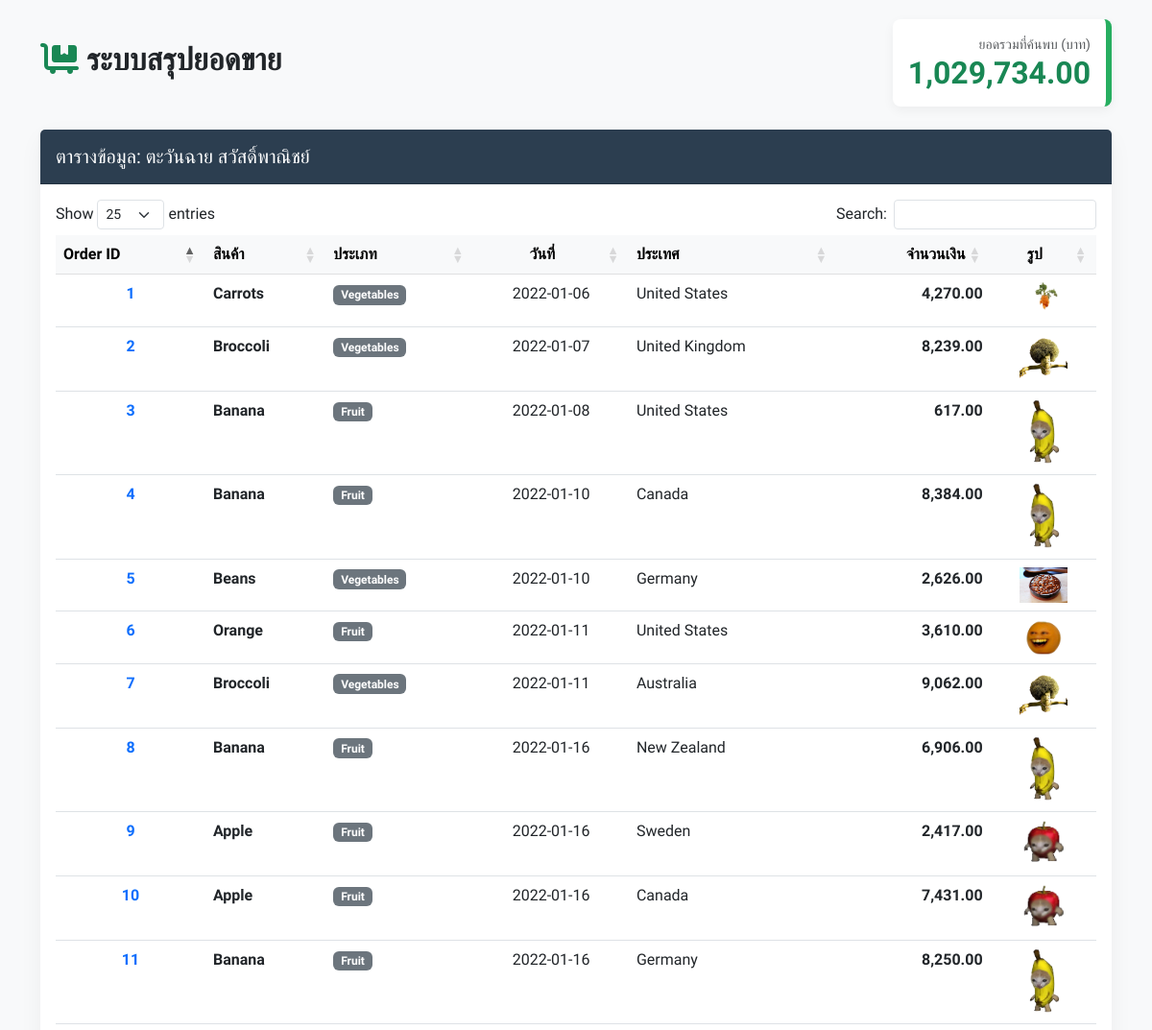
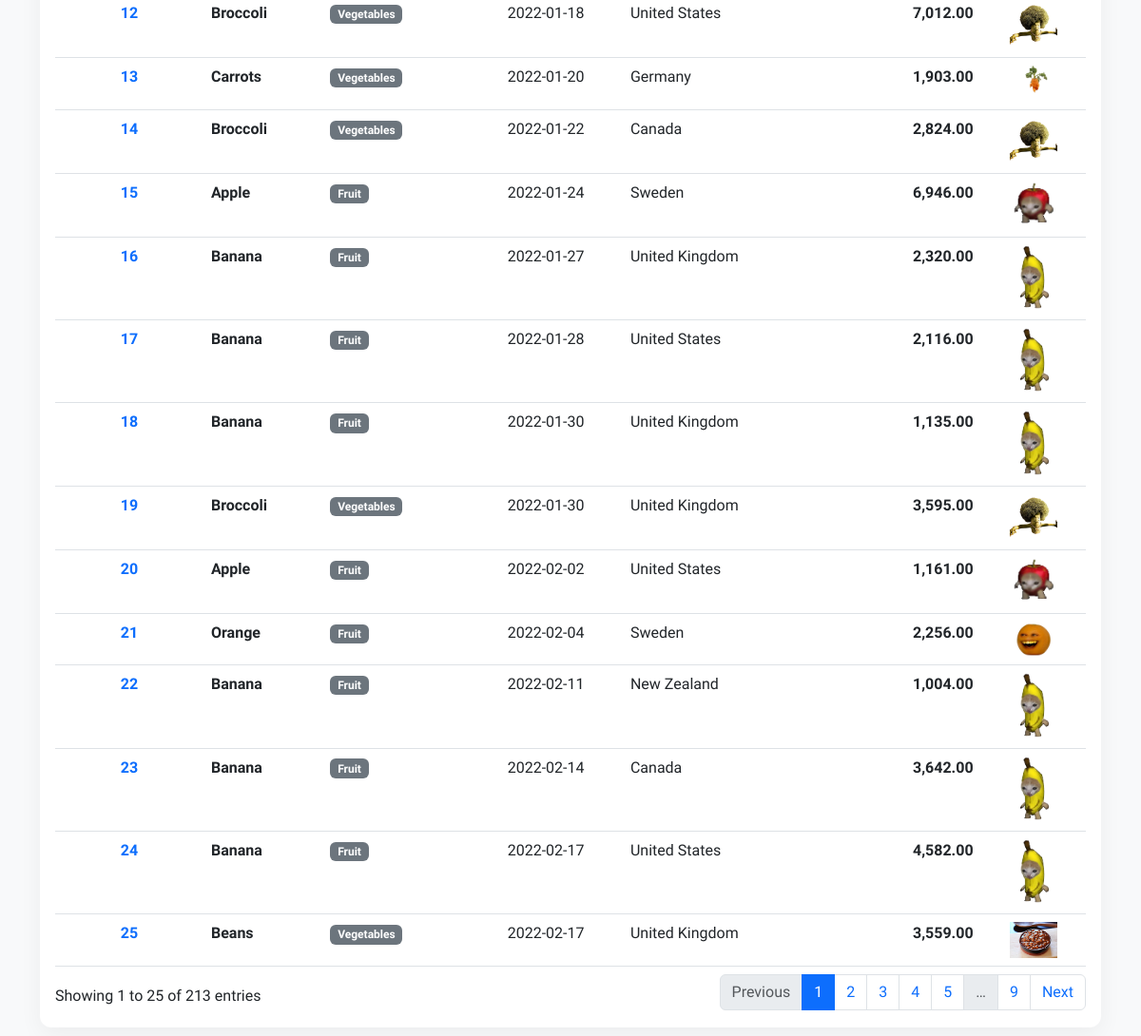
The app's page /g/c.php with its own data (2 pictures, top to bottom).
### tables this page shows
CREATE TABLE `popsupermarket` (
  `p_order_id` int(11) NOT NULL,
  `p_product_name` varchar(100) NOT NULL,
  `p_category` varchar(100) NOT NULL,
  `p_date` date NOT NULL,
  `p_country` varchar(100) NOT NULL,
  `p_amount` int(9) NOT NULL
);

### g/c.php (the view, shortened to what this page needs)
<!DOCTYPE html>
<html lang="th">
<head>
    <link href="https://cdn.jsdelivr.net/npm/bootstrap@5.3.0/dist/css/bootstrap.min.css" rel="stylesheet">
    <link href="https://cdn.datatables.net/1.13.6/css/dataTables.bootstrap5.min.css" rel="stylesheet">
    <link rel="stylesheet" href="https://cdnjs.cloudflare.com/ajax/libs/font-awesome/6.4.0/css/all.min.css">
</head>
<body>
<div class="container">
    <div class="row mb-4 align-items-center">
        <div class="col-md-6">
            <h2 class="fw-bold text-dark"><i class="fa-solid fa-cart-flatbed text-success"></i> ระบบสรุปยอดขาย</h2>
        </div>
        <div class="col-md-6 text-end">
            <div id="total_box" class="p-3 d-inline-block">
                <span class="text-muted small d-block">ยอดรวมที่ค้นพบ (บาท)</span>
                <h2 class="fw-bold text-success mb-0" id="grand_total">0.00</h2>
            </div>
        </div>
    </div>
    <div class="card main-card">
        <div class="card-header bg-header p-3">
            <h5 class="mb-0">ตารางข้อมูล: ตะวันฉาย สวัสดิ์พาณิชย์</h5>
        </div>
        <div class="card-body">
            <table id="popTable" class="table table-hover w-100">
                <thead>
                    <tr class="table-light">
                        <th>Order ID</th>
                        <th>สินค้า</th>
                        <th>ประเภท</th>
                        <th class="text-center">วันที่</th>
                        <th>ประเทศ</th>
                        <th class="text-end">จำนวนเงิน</th>
                        <th class="text-center">รูป</th>
                    </tr>
                </thead>
                <tbody>
                    <?php
                        include_once("connectdb.php");
                        $sql = "SELECT * FROM `popsupermarket` ORDER BY p_order_id ASC";
                        $rs = mysqli_query($conn, $sql);
                        while ($data = mysqli_fetch_array($rs)) {
                    ?>
                    <tr>
                        <td class="text-center fw-bold text-primary"><?php echo $data['p_order_id']; ?></td>
                        <td class="fw-bold"><?php echo $data['p_product_name']; ?></td>
                        <td><span class="badge bg-secondary"><?php echo $data['p_category']; ?></span></td>
                        <td class="text-center"><?php echo $data['p_date']; ?></td>
                        <td><?php echo $data['p_country']; ?></td>
                        <td class="text-end fw-bold text-dark" data-amount="<?php echo $data['p_amount']; ?>">
                            <?php echo number_format($data['p_amount'], 2); ?>
                        </td>
                        <td class="text-center">
                            <img src="<?php echo $data['p_product_name']; ?>.png" width="50">
                        </td>
                    </tr>
                    <?php } ?>
                </tbody>
            </table>
        </div>
    </div>
</div>
</body>
</html>

### g/c.php (style rules this page uses)
body { font-family: 'Sarabun', sans-serif; background-color: #f8f9fa; padding: 20px; }
.main-card { border: none; border-radius: 12px; box-shadow: 0 8px 24px rgba(0,0,0,0.05); }
.bg-header { background: #2c3e50; color: white; border-radius: 12px 12px 0 0; }
#total_box { background: #fff; border-right: 6px solid #27ae60; border-radius: 8px; box-shadow: 0 4px 12px rgba(0,0,0,0.05); }

### records on screen
popsupermarket: p_order_id "1", p_product_name "Carrots", p_category "Vegetables", p_date "2022-01-06", p_country "United States", p_amount "4,270.00", p_product_name (picture)
popsupermarket: p_order_id "2", p_product_name "Broccoli", p_category "Vegetables", p_date "2022-01-07", p_country "United Kingdom", p_amount "8,239.00", p_product_name (picture)
popsupermarket: p_order_id "3", p_product_name "Banana", p_category "Fruit", p_date "2022-01-08", p_country "United States", p_amount "617.00", p_product_name (picture)
popsupermarket: p_order_id "4", p_product_name "Banana", p_category "Fruit", p_date "2022-01-10", p_country "Canada", p_amount "8,384.00", p_product_name (picture)
popsupermarket: p_order_id "5", p_product_name "Beans", p_category "Vegetables", p_date "2022-01-10", p_country "Germany", p_amount "2,626.00", p_product_name (picture)
popsupermarket: p_order_id "6", p_product_name "Orange", p_category "Fruit", p_date "2022-01-11", p_country "United States", p_amount "3,610.00", p_product_name (picture)
popsupermarket: p_order_id "7", p_product_name "Broccoli", p_category "Vegetables", p_date "2022-01-11", p_country "Australia", p_amount "9,062.00", p_product_name (picture)
popsupermarket: p_order_id "8", p_product_name "Banana", p_category "Fruit", p_date "2022-01-16", p_country "New Zealand", p_amount "6,906.00", p_product_name (picture)
popsupermarket: p_order_id "9", p_product_name "Apple", p_category "Fruit", p_date "2022-01-16", p_country "Sweden", p_amount "2,417.00", p_product_name (picture)
popsupermarket: p_order_id "10", p_product_name "Apple", p_category "Fruit", p_date "2022-01-16", p_country "Canada", p_amount "7,431.00", p_product_name (picture)
popsupermarket: p_order_id "11", p_product_name "Banana", p_category "Fruit", p_date "2022-01-16", p_country "Germany", p_amount "8,250.00", p_product_name (picture)
popsupermarket: p_order_id "12", p_product_name "Broccoli", p_category "Vegetables", p_date "2022-01-18", p_country "United States", p_amount "7,012.00", p_product_name (picture)
popsupermarket: p_order_id "13", p_product_name "Carrots", p_category "Vegetables", p_date "2022-01-20", p_country "Germany", p_amount "1,903.00", p_product_name (picture)
popsupermarket: p_order_id "14", p_product_name "Broccoli", p_category "Vegetables", p_date "2022-01-22", p_country "Canada", p_amount "2,824.00", p_product_name (picture)
popsupermarket: p_order_id "15", p_product_name "Apple", p_category "Fruit", p_date "2022-01-24", p_country "Sweden", p_amount "6,946.00", p_product_name (picture)
popsupermarket: p_order_id "16", p_product_name "Banana", p_category "Fruit", p_date "2022-01-27", p_country "United Kingdom", p_amount "2,320.00", p_product_name (picture)
popsupermarket: p_order_id "17", p_product_name "Banana", p_category "Fruit", p_date "2022-01-28", p_country "United States", p_amount "2,116.00", p_product_name (picture)
popsupermarket: p_order_id "18", p_product_name "Banana", p_category "Fruit", p_date "2022-01-30", p_country "United Kingdom", p_amount "1,135.00", p_product_name (picture)
popsupermarket: p_order_id "19", p_product_name "Broccoli", p_category "Vegetables", p_date "2022-01-30", p_country "United Kingdom", p_amount "3,595.00", p_product_name (picture)
popsupermarket: p_order_id "20", p_product_name "Apple", p_category "Fruit", p_date "2022-02-02", p_country "United States", p_amount "1,161.00", p_product_name (picture)
popsupermarket: p_order_id "21", p_product_name "Orange", p_category "Fruit", p_date "2022-02-04", p_country "Sweden", p_amount "2,256.00", p_product_name (picture)
popsupermarket: p_order_id "22", p_product_name "Banana", p_category "Fruit", p_date "2022-02-11", p_country "New Zealand", p_amount "1,004.00", p_product_name (picture)
popsupermarket: p_order_id "23", p_product_name "Banana", p_category "Fruit", p_date "2022-02-14", p_country "Canada", p_amount "3,642.00", p_product_name (picture)
popsupermarket: p_order_id "24", p_product_name "Banana", p_category "Fruit", p_date "2022-02-17", p_country "United States", p_amount "4,582.00", p_product_name (picture)
popsupermarket: p_order_id "25", p_product_name "Beans", p_category "Vegetables", p_date "2022-02-17", p_country "United Kingdom", p_amount "3,559.00", p_product_name (picture)
